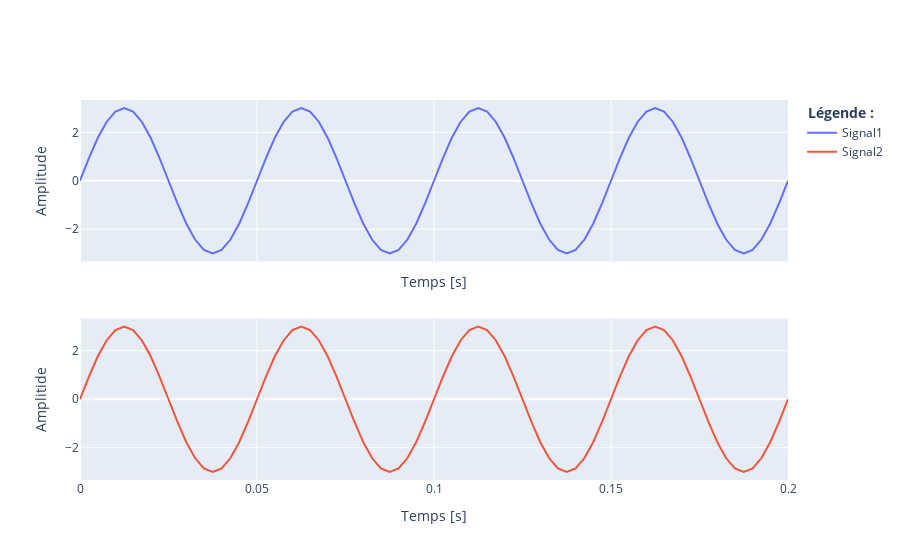

Here is the notebook cell this chart was saved with:
### Code cell
import plotly.graph_objects as go
from plotly.subplots import make_subplots
import numpy as np

fe = 400 # Fréquence d'échantillonnage
t = np.arange(0,0.2+(1/fe),1/fe) # Intervalle du temps

# Signal
f_sig = 20 # Fréquence du signal
A_sig = 3 # Amplitude du signal
s = A_sig*np.sin(2*np.pi*f_sig*t) # Formule du signal


fig = make_subplots(rows=2, cols=1, shared_xaxes=True)
fig.add_trace(go.Scatter(x=t,y=s,name="Signal1"), row=1, col=1)
fig.update_xaxes(title_text="Temps [s]", type="linear", row=1, col=1)
fig.update_yaxes(title_text="Amplitude", type="linear", row=1, col=1)

fig.add_trace(go.Scatter(x=t,y=s,name="Signal2"), row=2, col=1)
fig.update_xaxes(title_text="Temps [s]", type="linear", row=2, col=1)
fig.update_yaxes(title_text="Amplitide", type="linear", row=2, col=1)

fig.update_layout(legend_title='<b> Légende : </b>')
#fig.update_layout(legend_orientation="h")
#fig.update_layout(legend=dict(x=-.1, y=1.2))
fig.show()

### Figure 1 — Plotly figure (JSON) as saved in the notebook; plotly's stock layout.template omitted (floating-point values rounded to 4 significant figures)
{"data": [{"name": "Signal1", "type": "scatter", "x": [0, 0.0025, 0.005, 0.0075, 0.01, 0.0125, 0.015, 0.0175, 0.02, 0.0225, 0.025, 0.0275, 0.03, 0.0325, 0.035, 0.0375, 0.04, 0.0425, 0.045, 0.0475, 0.05, 0.0525, 0.055, 0.0575, 0.06, 0.0625, 0.065, 0.0675, 0.07, 0.0725, 0.075, 0.0775, 0.08, 0.0825, 0.085, 0.0875, 0.09, 0.0925, 0.095, 0.0975, 0.1, 0.1025, 0.105, 0.1075, 0.11, 0.1125, 0.115, 0.1175, 0.12, 0.1225, 0.125, 0.1275, 0.13, 0.1325, 0.135, 0.1375, 0.14, 0.1425, 0.145, 0.1475, 0.15, 0.1525, 0.155, 0.1575, 0.16, 0.1625, 0.165, 0.1675, 0.17, 0.1725, 0.175, 0.1775, 0.18, 0.1825, 0.185, 0.1875, 0.19, 0.1925, 0.195, 0.1975, 0.2], "xaxis": "x", "y": [0, 0.9271, 1.763, 2.427, 2.853, 3, 2.853, 2.427, 1.763, 0.9271, 3.674e-16, -0.9271, -1.763, -2.427, -2.853, -3, -2.853, -2.427, -1.763, -0.9271, -7.348e-16, 0.9271, 1.763, 2.427, 2.853, 3, 2.853, 2.427, 1.763, 0.9271, 1.102e-15, -0.9271, -1.763, -2.427, -2.853, -3, -2.853, -2.427, -1.763, -0.9271, -1.47e-15, 0.9271, 1.763, 2.427, 2.853, 3, 2.853, 2.427, 1.763, 0.9271, 1.837e-15, -0.9271, -1.763, -2.427, -2.853, -3, -2.853, -2.427, -1.763, -0.9271, -2.204e-15, 0.9271, 1.763, 2.427, 2.853, 3, 2.853, 2.427, 1.763, 0.9271, -8.086e-15, -0.9271, -1.763, -2.427, -2.853, -3, -2.853, -2.427, -1.763, -0.9271, -2.939e-15], "yaxis": "y"}, {"name": "Signal2", "type": "scatter", "x": [0, 0.0025, 0.005, 0.0075, 0.01, 0.0125, 0.015, 0.0175, 0.02, 0.0225, 0.025, 0.0275, 0.03, 0.0325, 0.035, 0.0375, 0.04, 0.0425, 0.045, 0.0475, 0.05, 0.0525, 0.055, 0.0575, 0.06, 0.0625, 0.065, 0.0675, 0.07, 0.0725, 0.075, 0.0775, 0.08, 0.0825, 0.085, 0.0875, 0.09, 0.0925, 0.095, 0.0975, 0.1, 0.1025, 0.105, 0.1075, 0.11, 0.1125, 0.115, 0.1175, 0.12, 0.1225, 0.125, 0.1275, 0.13, 0.1325, 0.135, 0.1375, 0.14, 0.1425, 0.145, 0.1475, 0.15, 0.1525, 0.155, 0.1575, 0.16, 0.1625, 0.165, 0.1675, 0.17, 0.1725, 0.175, 0.1775, 0.18, 0.1825, 0.185, 0.1875, 0.19, 0.1925, 0.195, 0.1975, 0.2], "xaxis": "x2", "y": [0, 0.9271, 1.763, 2.427, 2.853, 3, 2.853, 2.427, 1.763, 0.9271, 3.674e-16, -0.9271, -1.763, -2.427, -2.853, -3, -2.853, -2.427, -1.763, -0.9271, -7.348e-16, 0.9271, 1.763, 2.427, 2.853, 3, 2.853, 2.427, 1.763, 0.9271, 1.102e-15, -0.9271, -1.763, -2.427, -2.853, -3, -2.853, -2.427, -1.763, -0.9271, -1.47e-15, 0.9271, 1.763, 2.427, 2.853, 3, 2.853, 2.427, 1.763, 0.9271, 1.837e-15, -0.9271, -1.763, -2.427, -2.853, -3, -2.853, -2.427, -1.763, -0.9271, -2.204e-15, 0.9271, 1.763, 2.427, 2.853, 3, 2.853, 2.427, 1.763, 0.9271, -8.086e-15, -0.9271, -1.763, -2.427, -2.853, -3, -2.853, -2.427, -1.763, -0.9271, -2.939e-15], "yaxis": "y2"}], "layout": {"autosize": true, "legend": {"title": {"text": "<b> Légende : </b>"}}, "xaxis": {"anchor": "y", "autorange": true, "domain": [0, 1], "matches": "x2", "range": [0, 0.2], "showticklabels": false, "title": {"text": "Temps [s]"}, "type": "linear"}, "xaxis2": {"anchor": "y2", "autorange": true, "domain": [0, 1], "range": [0, 0.2], "title": {"text": "Temps [s]"}, "type": "linear"}, "yaxis": {"anchor": "x", "autorange": true, "domain": [0.575, 1], "range": [-3.333, 3.333], "title": {"text": "Amplitude"}, "type": "linear"}, "yaxis2": {"anchor": "x2", "autorange": true, "domain": [0, 0.425], "range": [-3.333, 3.333], "title": {"text": "Amplitide"}, "type": "linear"}}}
